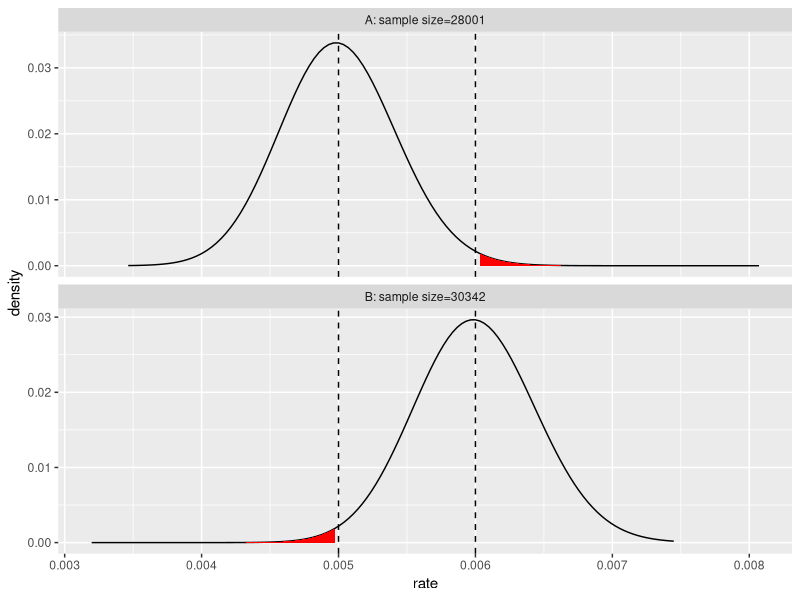
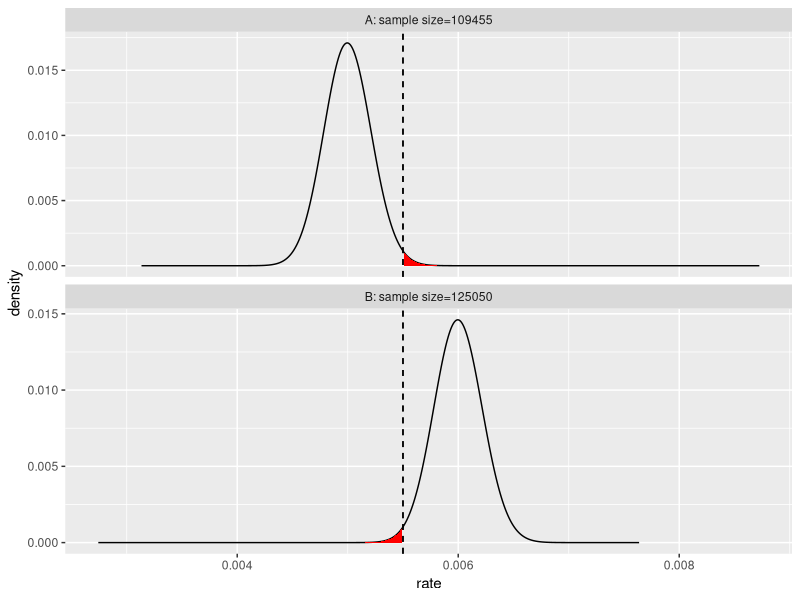

Write the R code that produced these figures, in order.
# http://www.win-vector.com/blog/2014/05/a-clear-picture-of-power-and-significance-in-ab-tests/?utm_source=rss&utm_medium=rss&utm_campaign=a-clear-picture-of-power-and-significance-in-ab-tests

library(gtools)
library(ggplot2)

# q>p, compute the probability of a 
# p-rate process measuring as q-rate 
# or better in n steps
pSignificanceError <- function(p,q,n) {
  pbinom(ceiling(q*n)-1,prob=p,size=n,lower.tail=FALSE)
}

# q>p, compute the proability of a
# q-rate process measuring as p-rate 
# or lower in n steps
pPowerError <- function(p,q,n) {
  pbinom(floor(p*n),prob=q,size=n,lower.tail=TRUE)
}

designExperiment <- function(pA,pB,pError,pAUpper=pB,pBLower=pA) {
  aSoln <- binsearch(
    function(k) {
      pSignificanceError(pA,pAUpper,k) - pError},
    range=c(100,1000000))
  nA <- max(aSoln$where)
  print(paste('nA',nA))
  
  bSoln <- binsearch(
    function(k) {
      pPowerError(pBLower,pB,k) - pError},
    range=c(100,1000000))
  nB <- max(bSoln$where)
  print(paste('nB',nB))
  
  
  low = floor(min(pA*nA,pB*nB))
  high = ceiling(max(pA*nA,pB*nB))
  width = high-low
  countRange <- (low-width):(high+width)
  
  dA <- data.frame(count=countRange)
  dA$group <- paste('A: sample size=',nA,sep='')
  dA$density <- dbinom(dA$count,prob=pA,size=nA)
  dA$rate <- dA$count/nA
  dA$error <- dA$rate>=pAUpper
  dB <- data.frame(count=countRange)
  dB$group <- paste('B: sample size=',nB,sep='')
  dB$density <- dbinom(dB$count,prob=pB,size=nB)
  dB$rate <- dB$count/nB
  dB$error <- dB$rate<=pBLower
  d <- rbind(dA,dB)
  
  plot = ggplot(data=d,aes(x=rate,y=density)) +
    geom_line() +
    geom_ribbon(data=subset(d,error),
                aes(ymin=0,ymax=density),fill='red') + 
    facet_wrap(~group,ncol=1,scales='free_y') +
    geom_vline(xintercept=pAUpper,linetype=2) +
    geom_vline(xintercept=pBLower,linetype=2)
  list(nA=nA,nB=nB,plot=plot)
}


r1 <- designExperiment(pA=0.005,pB=0.006,pError=0.01)
print(r1$plot)

r2 <- designExperiment(pA=0.005,pB=0.006,pError=0.01,
                       pAUpper=0.0055,pBLower=0.0055)
print(r2$plot)

r3 <- designExperiment(pA=0.005,pB=0.006,pError=0.005,
                       pAUpper=0.0055,pBLower=0.0055)

